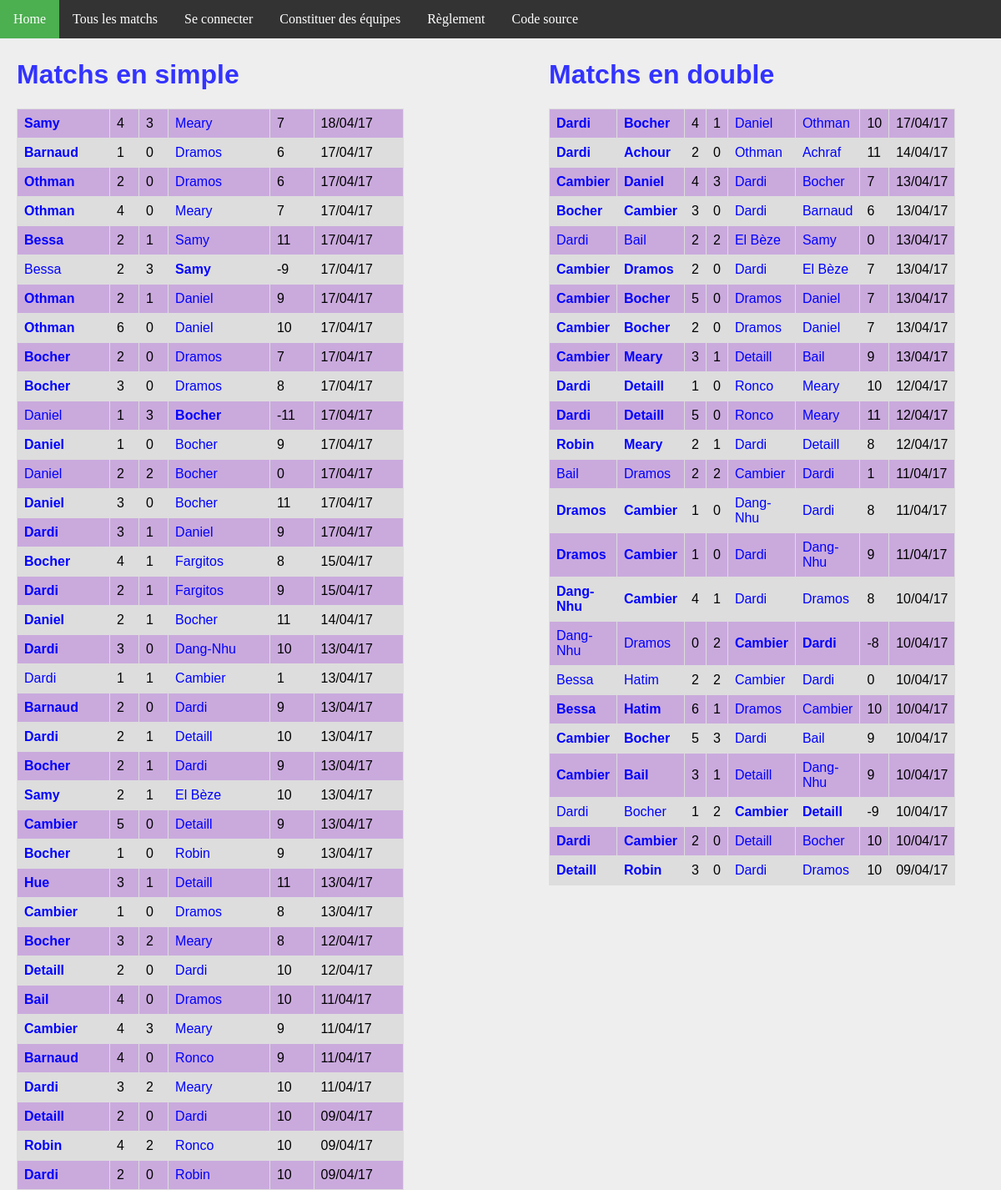
The app's page /matchs/, older data.
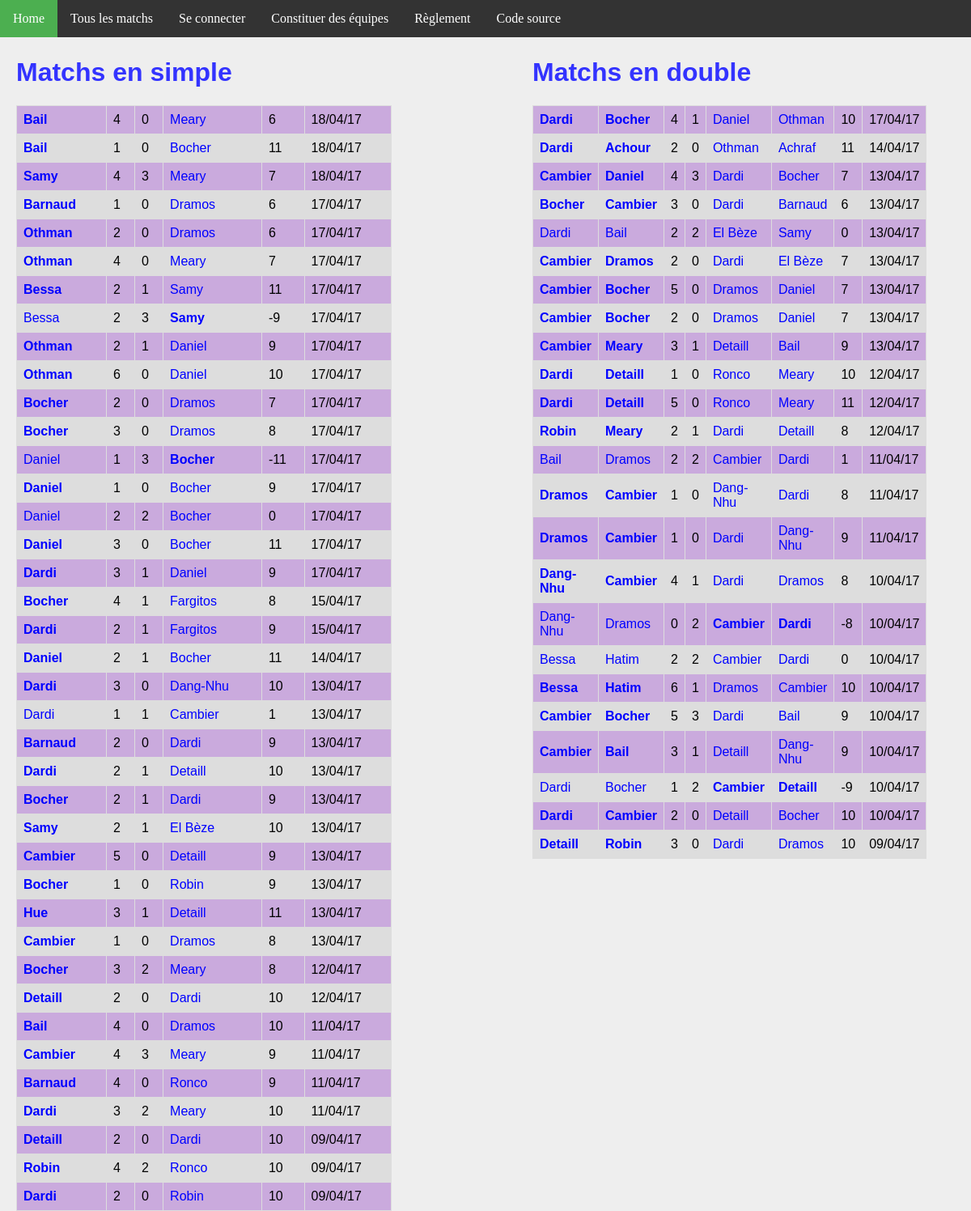
The same page, newer data.
### ranking/models.py (models this page shows, shortened)
class MatchSimple(models.Model):
    domicile = models.ForeignKey('Joueur', related_name = 'dom')
    exterieur = models.ForeignKey('Joueur', related_name = 'exte')
    date = models.DateTimeField(auto_now_add=True)
    buts_domicile = models.IntegerField(default=0)
    buts_exterieur = models.IntegerField(default=0)
    points = models.IntegerField(default=0)
    @property
    def winner(self):
        if self.buts_domicile > self.buts_exterieur:
            return 1.
        elif self.buts_domicile < self.buts_exterieur:
            return 0.
        else:
            return 0.5

class Joueur(models.Model):
    user = models.OneToOneField(User, on_delete=models.CASCADE)
    pseudo = models.CharField(max_length = 50, default="Pax lambda")
    simple_score = models.IntegerField(default=100)
    simple_rang = models.IntegerField(default=0)
    simple_victoires = models.IntegerField(default=0)
    simple_nuls = models.IntegerField(default=0)
    simple_defaites = models.IntegerField(default=0)
    simple_buts_pour = models.IntegerField(default=0)
    simple_buts_contre = models.IntegerField(default=0)
    double_score = models.IntegerField(default=100)
    double_rang = models.IntegerField(default=0)
    double_victoires = models.IntegerField(default=0)
    double_nuls = models.IntegerField(default=0)
    double_defaites = models.IntegerField(default=0)
    double_buts_pour = models.IntegerField(default=0)
    double_buts_contre = models.IntegerField(default=0)

class MatchDouble(models.Model):
    domicile_1 = models.ForeignKey('Joueur', related_name = 'dom1')
    domicile_2 = models.ForeignKey('Joueur', related_name = 'dom2')
    exterieur_1 = models.ForeignKey('Joueur', related_name = 'exte1')
    exterieur_2 = models.ForeignKey('Joueur', related_name = 'exte2')
    date = models.DateTimeField(auto_now_add=True)
    buts_domicile = models.IntegerField(default=0)
    buts_exterieur = models.IntegerField(default=0)
    points = models.IntegerField(default=0)
    @property
    def winner(self):
        if self.buts_domicile > self.buts_exterieur:
            return 1.
        elif self.buts_domicile < self.buts_exterieur:
            return 0.
        else:
            return 0.5

### ranking/views.py (the view)
# urls.py: url(r'^matchs/$', views.all_matchs, name='matchs'),
def all_matchs(request):
    context = {
        'simple_matchs': MatchSimple.objects.order_by('-date').all(),
        'double_matchs': MatchDouble.objects.order_by('-date').all(),
    }
    return render(request, 'all_matchs.html', context)

### ranking/templates/all_matchs.html
{% extends 'base.html' %}
{% block body %}
<div id="column1" style="float:left; margin:0; width:40%;">
    <h1>Matchs en simple</h1>
    <table>
        {% for m in simple_matchs %}
        <tr>
            <td {% if m.winner == 1 %} style='font-weight:bold'{% endif %} >
                <a href="{% url 'joueur' m.domicile.id %}">{{m.domicile.pseudo}}</a>
            </td>
            <td>{{m.buts_domicile}}</td>
            <td>{{m.buts_exterieur}}</td>
            <td {% if m.winner == 0 %} style='font-weight:bold'{% endif %} >
                <a href="{% url 'joueur' m.exterieur.id %}">{{m.exterieur.pseudo}}</a>
            </td>
            <td>{{m.points}}</td>
            <td>{{m.date | date:'d/m/y'}}</td>
        </tr>
        {% endfor %}
    </table>
</div>
<div id="column2" style="float:left; margin-left:15%;width:40%;">
<h1>Matchs en double</h1>
<table>
    {% for m in double_matchs %}
    <tr>
        <td {% if m.winner == 1 %} style='font-weight:bold'{% endif %} >
            <a class="joueur" href="{% url 'joueur' m.domicile_1.id %}">{{m.domicile_1.pseudo}}</a>
        </td>
        <td {% if m.winner == 1 %} style='font-weight:bold'{% endif %} >
            <a class="joueur" href="{% url 'joueur' m.domicile_2.id %}">{{m.domicile_2.pseudo}}</a>
        </td>
        <td>{{m.buts_domicile}}</td>
        <td>{{m.buts_exterieur}}</td>
        <td {% if m.winner == 0 %} style='font-weight:bold'{% endif %} >
            <a class='joueur' href="{% url 'joueur' m.exterieur_1.id %}">{{m.exterieur_1.pseudo}}</a>
        </td>
        <td {% if m.winner == 0 %} style='font-weight:bold'{% endif %} >
            <a class='joueur' href="{% url 'joueur' m.exterieur_2.id %}">{{m.exterieur_2.pseudo}}</a>
        </td>
        <td>{{m.points}}</td>
        <td>{{m.date | date:'d/m/y'}}</td>
    </tr>
    {% endfor %}
</table>
</div>
{% endblock %}

### ranking/templates/base.html (shortened to what this page needs)
{% load static %}
<!DOCTYPE html>
<html>
<head>
  <link rel="stylesheet" href="{% static 'fifa.css' %}"/>
</head>
<body>
<ul>
    <li><a class="menu" href="{% url 'index' %}">Home</a></li>
    <li><a href="{% url 'matchs'%}" class="menu">Tous les matchs</a></li>
    {% if request.user.is_authenticated %}
        <li><a class="menu" href="{% url 'joueur' request.user.joueur.id %}">Mes matchs</a></li>
        <li><a class="menu" href="{% url 'logout' %}">Se déconnecter ({{request.user.joueur.pseudo}})</a></li>
    {% else %}
        <li><a class="menu" href="{% url 'login' %}">Se connecter</a></li>
    {% endif %}
    <li><a href="{% url 'team'%}" class="menu">Constituer des équipes</a></li>
    <li><a href="{% url 'reglement'%}" class="menu">Règlement</a></li>
    <li><a href="https://github.com/fandejuni/fifa/" class="menu">Code source</a></li>
</ul>
<div style="padding:20px;margin-top:30px;">
<div id="contentBox" style="margin:0px auto; width:100%">
{% block body %}
{% endblock %}
</div>
</div>
</body>
</html>

### ranking/static/fifa.css (style rules this page uses)
h1, h2 { font-family: Arial; color: #3333FF; }
a { color: blue; text-decoration: none; }
body { background: #EEEEEE; margin: 0px; }
table { font-family: arial, sans-serif; border-collapse: collapse; width: 100%; }
td, th { border: 1px solid #dddddd; text-align: left; padding: 8px; }
tr:nth-child(even) { background-color: #DDDDDD; }
tr:nth-child(odd) { background-color: #CAAADD; }
ul { list-style-type: none; margin: 0; padding: 0; overflow: hidden; background-color: #333; position: fixed; top: 0; width: 100%; }
li { float: left; }
li a { display: block; color: white; text-align: center; padding: 14px 16px; text-decoration: none; }

Row changes from the older to the newer data that the page shows:
added MatchSimple: domicile.pseudo "Bail", buts_domicile "4", buts_exterieur "0", exterieur.pseudo "Meary", points "6", date "18/04/17"
added MatchSimple: domicile.pseudo "Bail", buts_domicile "1", buts_exterieur "0", exterieur.pseudo "Bocher", points "11", date "18/04/17"
